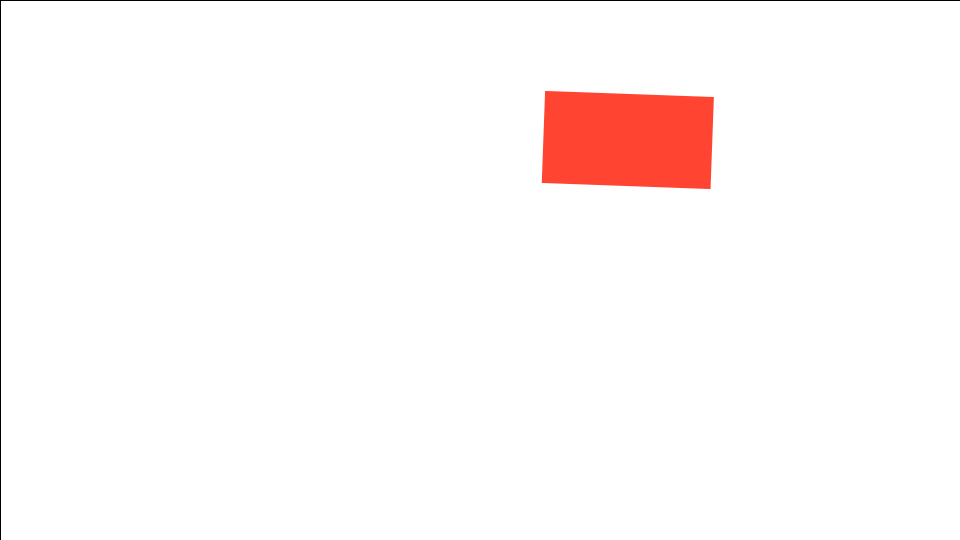
Frame 1 (no input)
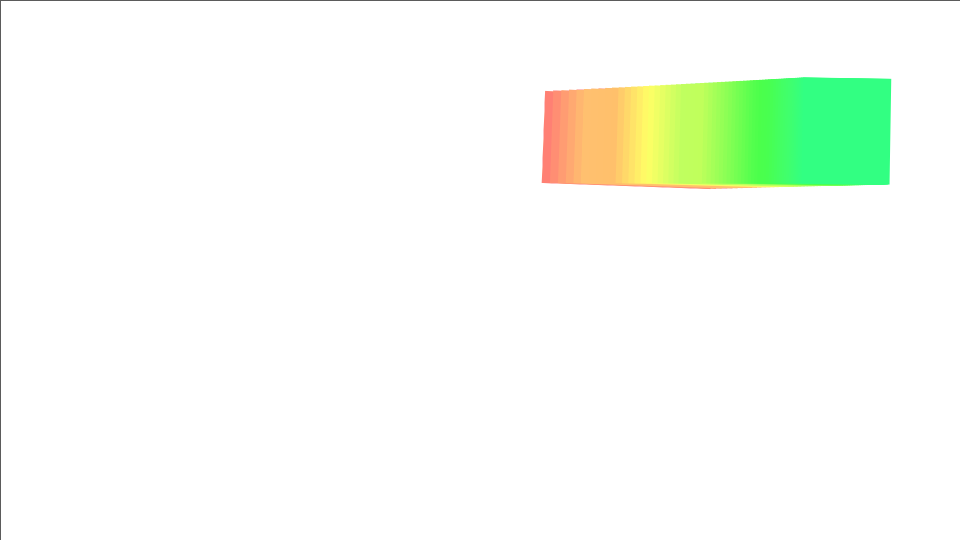
Frame 60 (the mouse pressed at the canvas centre just before this capture)
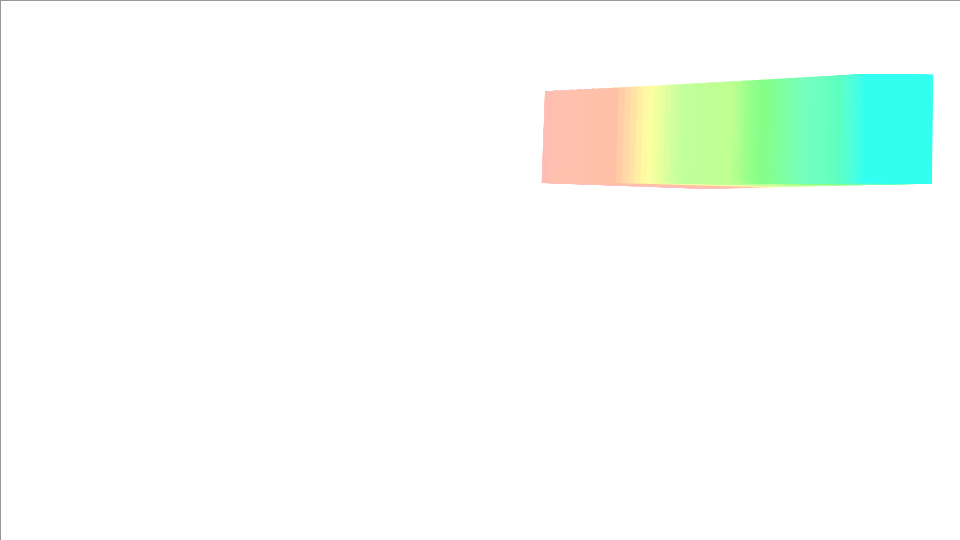
Frame 120 (the mouse held since frame 60 and released just before this capture)

The Processing sketch that drew these frames (run headless with seeded random() and noise(); from frame 60 on, the mouse is pressed at the canvas centre):

// Processing sketch: sketch_xxx_easing
// ── sketch_xxx_easing.pde
float x,y,w,h,angle;
float tx,ty,tw,th,tangle;
color c;
color tc;
float easing;

// setup関数 : 初回1度だけ実行される
void setup() {
  size(960, 540); // ウィンドウサイズを960px,540pxに
  colorMode(HSB, 360, 100, 100, 100); // HSBの色空間を使用
  rectMode(CENTER); //矩形の描画のxyを中心に変更（デフォルトは左上）
  background(0, 0, 100); // 背景を白に
  initEasing();
}

// draw関数 : setup関数実行後繰り返し実行される
void draw() {
  // モーションブラー
  fill(0, 0, 100, 1); // 透明度を下げた白で
  rect(width/2, height/2, width, height); //画面サイズの矩形を描画
  // rectModeがデフォルトの場合は、rect(0,0,width,height);
  // 上の2行でモーションブラーがかけられる

  noStroke(); // 線の色をナシに
  fill(c); // 塗りつぶしの色をcに

  // イージングの関数lerp(a,b,aとbの間の割合0.0〜1.0まで)
  // lerpの値をx,yなどに代入することで、少しずつ動くアニメーションを実現している
  // x,y,size,c,angleなど様々な要素にイージングをかける方法
  x = lerp(x, tx, easing);
  y = lerp(y, ty, easing);
  w = lerp(w, tw, easing);
  h = lerp(h, th, easing);
  c = lerpColor(c, tc, easing); //色もlerpColorという関数でイージング出来る
  angle = lerp(angle, tangle, easing); // 角度もイージング

  pushMatrix(); // 座標を保存
  translate(x, y); // 原点座標を移動
  rotate(radians(angle));  // 回転
  rect(0, 0, w, h);  // 矩形を描画
  popMatrix();  // 座標を戻す

  // もしターゲットの位置に近づいたら
  // dist関数で2点間の距離を計算できる
  if (dist(x, y, tx, ty) < 1) {
    // つぎのターゲットを設定
    findTarget();
  }
}

// 初期化
void initEasing() {
  // 初期値をランダムに設定
  x = random(width);
  y = random(height);
  tx = random(width);
  ty = random(height);
  w = random(200);
  tw = random(200);
  h = random(200);
  th = random(200);
  angle = random(TWO_PI);
  tangle = random(TWO_PI);

  easing = random(0.01, 0.08);

  float n = random(360); // 色相をランダムに
  c = color(n, 80, 100);
  tc = color((n+180)%360, 80, 100); // 反対の色を設定
}

// ターゲットに近づいたときの処理
// 次のターゲットを設定する
void findTarget() {
  x = tx; //近づいているので、x,yそれぞれターゲットの位置に移動させる
  y = ty;
  // tx,tyの値をランダムに（ある程度離れているようにするためにdo-while文を使う）
  do {
    tx = random(width);
    ty = random(height);
  } while (dist(x, y, tx, ty) < 300);

  w = tw;
  tw = random(200);
  h = th;
  th = random(200);

  easing = random(0.01, 0.08);

  c = tc;
  float n = random(360);
  tc = color(n, 80, 100);

  angle = tangle%360;
  tangle = random(360);
}
